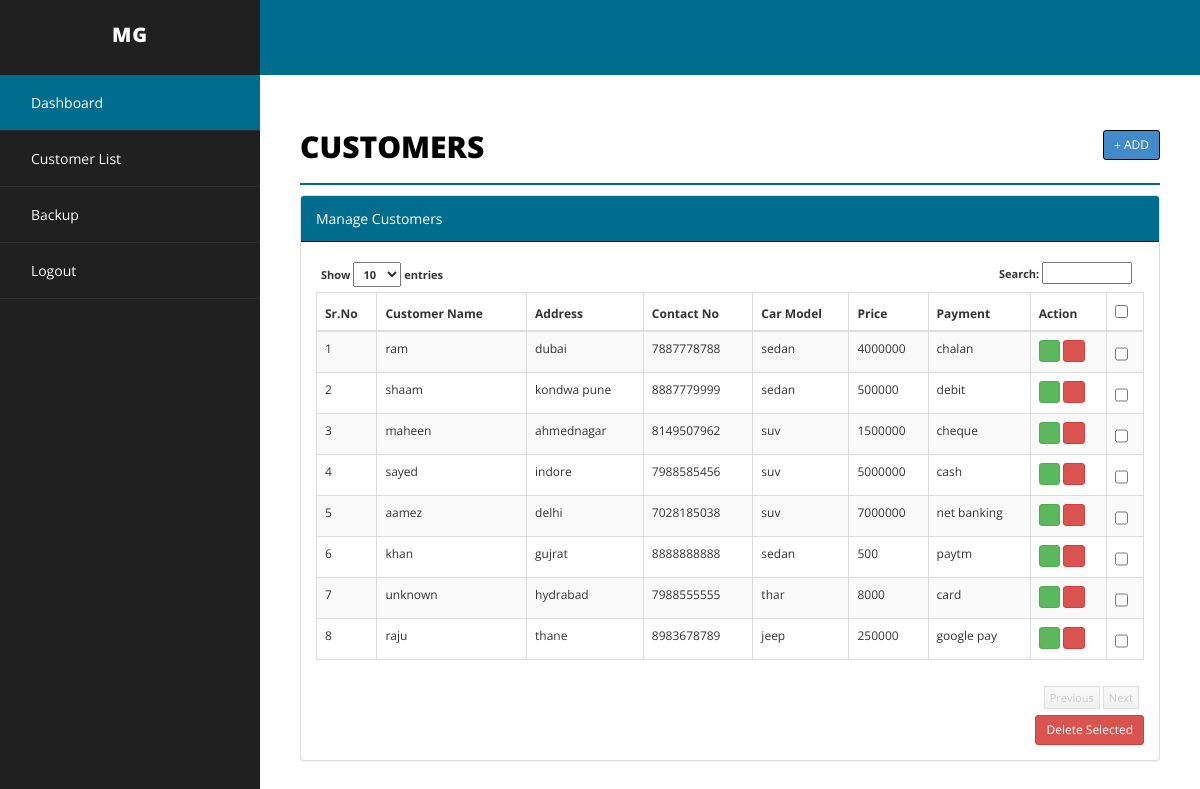
Page /customer.php (signed in) on the committed database.
### tables this page shows
CREATE TABLE `customer` (
  `id` int(255) NOT NULL,
  `cname` varchar(255) NOT NULL,
  `address` varchar(255) NOT NULL,
  `contact` varchar(255) NOT NULL,
  `model` varchar(255) NOT NULL,
  `price` varchar(255) NOT NULL,
  `payment` varchar(255) NOT NULL,
  `delete_status` enum('0','1') NOT NULL DEFAULT '0'
);

### customer.php (the view, shortened to what this page needs)
<?php
include("php/dbconnect.php");
$id="";
$cname='';
$address='';
$contact='';
$model='';
$price = '';
$payment='';
$action = "add";
?>
<!DOCTYPE html>
<html xmlns="http://www.w3.org/1999/xhtml">
<head>
    <link href="css/bootstrap.css" rel="stylesheet" />
    <link href="css/font-awesome.css" rel="stylesheet" />
    <link href="css/basic.css" rel="stylesheet" />
    <link href="css/custom.css" rel="stylesheet" />
	<link href="css/ui.css" rel="stylesheet" />
	<link href="css/datepicker.css" rel="stylesheet" />
</head>
<?php
include("php/header.php");
?>
        <div id="page-wrapper">
            <div id="page-inner">
                <div class="row">
                    <div class="col-md-12">
                        <h1 class="page-head-line">Customers
						<?php
						echo (isset($_GET['action']) && @$_GET['action']=="add" || @$_GET['action']=="edit")?
						' <a href="customer.php" class="btn btn-primary btn-sm pull-right">Back <i class="glyphicon glyphicon-arrow-right"></i></a>':'<a href="customer.php?action=add" class="btn btn-primary btn-sm pull-right"><i class="glyphicon glyphicon-plus"></i> Add </a>';
						?>
						</h1>
                    </div>
                </div>
        <?php
		 if(isset($_GET['action']) && @$_GET['action']=="add" || @$_GET['action']=="edit")
		 {
		?>
			<script type="text/javascript" src="js/validation/jquery.validate.min.js"></script>
                <div class="row">
                    <div class="col-sm-10 col-sm-offset-1">
               			<div class="panel panel-primary">
                        <div class="panel-heading">
                           <?php echo ($action=="add")? "Add Customer": "Edit Customer"; ?>
                        </div>
						<form action="customer.php" method="post" id="signupForm1" class="form-horizontal">
                        <div class="panel-body">
						<fieldset class="scheduler-border" >
						 <legend  class="scheduler-border">Customer Information:</legend>
						<div class="form-group">
								<label class="col-sm-2 control-label" for="Old">Name</label>
								<div class="col-sm-10">
									<input type="text" class="form-control" id="cname" name="cname" value="<?php echo $cname;?>"  />
								</div>
							</div>
						<div class="form-group">
								<label class="col-sm-2 control-label" for="Old">Address</label>
								<div class="col-sm-10">
									<input type="text" class="form-control" id="address" name="address" value="<?php echo $address;?>" />
								</div>
							</div>
							<div class="form-group">
								<label class="col-sm-2 control-label" for="Old">Contact</label>
								<div class="col-sm-10">
									<input type="text" class="form-control" id="contact" name="contact" value="<?php echo $contact;?>" maxlength="10" />
								</div>
							</div>
						 </fieldset>
							<fieldset class="scheduler-border" >
						 <legend  class="scheduler-border">Car Information:</legend>
						<div class="form-group">
								<label class="col-sm-2 control-label" for="Old">Car Model </label>
								<div class="col-sm-10">
									<input type="text" class="form-control" id="model" name="model" value="<?php echo $model;?>" />
								</div>
						</div>
						<div class="form-group">
								<label class="col-sm-2 control-label" for="Old">Price </label>
								<div class="col-sm-10">
									<input type="text" class="form-control" id="price" name="price" value="<?php echo $price;?>" />
								</div>
						</div>
						<div class="form-group">
								<label class="col-sm-2 control-label" for="Old">Payment </label>
								<div class="col-sm-10">
									<input type="text" class="form-control" id="payment" name="payment" value="<?php echo $payment;?>" />
								</div>
						</div>
							</fieldset>
						<div class="form-group">
								<div class="col-sm-8 col-sm-offset-2">
								<input type="hidden" name="id" value="<?php echo $id;?>">
								<input type="hidden" name="action" value="<?php echo $action;?>">
									<button type="submit" name="save" class="btn btn-primary">Save </button>
								</div>
							</div>
                         </div>
							</form>
                        </div>
                            </div>
                </div>
		<script type="text/javascript">
		if($("#signupForm1").length > 0)
         {
		 <?php if($action=='add')
		 {
		 ?>
			$( "#signupForm1" ).validate( {
				rules: {
					cname: "required",
					address: "required",
					contact: "required",
					payment: "required",
					contact: {
						required: true,
						digits: true
					},
				},
			<?php
			}else
			{
			?>
			$( "#signupForm1" ).validate( {
				rules: {
					cname: "required",
					address: "required",
					contact: "required",
					payment: "required",
					contact: {
						required: true,
						digits: true
					}
				},
			<?php
			}
			?>
				errorElement: "em",
				errorPlacement: function ( error, element ) {
					// Add the `help-block` class to the error element
					error.addClass( "help-block" );
					// Add `has-feedback` class to the parent div.form-group
					// in order to add icons to inputs
					element.parents( ".col-sm-10" ).addClass( "has-feedback" );
					if ( element.prop( "type" ) === "checkbox" ) {
						error.insertAfter( element.parent( "label" ) );
					} else {
						error.insertAfter( element );
					}
					// Add the span element, if doesn't exists, and apply the icon classes to it.
					if ( !element.next( "span" )[ 0 ] ) {
						$( "<span class='glyphicon glyphicon-remove form-control-feedback'></span>" ).insertAfter( element );
					}
				},
				success: function ( label, element ) {
					// Add the span element, if doesn't exists, and apply the icon classes to it.
					if ( !$( element ).next( "span" )[ 0 ] ) {
						$( "<span class='glyphicon glyphicon-ok form-control-feedback'></span>" ).insertAfter( $( element ) );
					}
				},
				highlight: function ( element, errorClass, validClass ) {
					$( element ).parents( ".col-sm-10" ).addClass( "has-error" ).removeClass( "has-success" );
					$( element ).next( "span" ).addClass( "glyphicon-remove" ).removeClass( "glyphicon-ok" );
				},
				unhighlight: function ( element, errorClass, validClass ) {
					$( element ).parents( ".col-sm-10" ).addClass( "has-success" ).removeClass( "has-error" );
					$( element ).next( "span" ).addClass( "glyphicon-ok" ).removeClass( "glyphicon-remove" );
				}
			} );
			}
		} );
	</script>
		<?php
		}else{
		?>
		 <link href="css/datatable/datatable.css" rel="stylesheet" />
		<div class="panel panel-default">
                        <div class="panel-heading">
                            Manage Customers
                        </div>
                        <div class="panel-body">
                            <div class="table-sorting table-responsive">
                                <table class="table table-striped table-bordered table-hover" id="tSortable22">
                                    <thead>
                                        <tr>
                                            <th>Sr.No</th>
                                            <th>Customer Name</th>
                                            <th>Address</th>
                                            <th>Contact No</th>
											<th>Car Model</th>
											<th>Price</th>
											<th>Payment</th>
											<th>Action</th>
											<th>
                                        		<input type="checkbox" id="checkAll">
                                        	</th>
                                        </tr>
                                    </thead>
                                    <tbody>
									<?php
									$sql = "select * from customer where delete_status='0'";
									$q = $conn->query($sql);
									$i=1;
									while($r = $q->fetch_assoc())
									{
									echo '<tr>
                                            <td>'.$i.'</td>
                                            <td>'.$r['cname'].'</td>
                                            <td>'.$r['address'].'</td>
                                            <td>'.$r['contact'].'</td>
											<td>'.$r['model'].'</td>
											<td>'.$r['price'].'</td>
											<td>'.$r['payment'].'</td>
											<td><a href="customer.php?action=edit&id='.$r['id'].'" class="btn btn-success btn-xs"><span class="glyphicon glyphicon-edit"></span></a>
											<a onclick="return confirm(\'Are you sure you want to delete this record\');" href="customer.php?action=delete&id='.$r['id'].'" class="btn btn-danger btn-xs"><span class="glyphicon glyphicon-remove"></span></a> </td>
											<td><input class="checkbox" type="checkbox" id="'.$r['id'].'" name="'.$r['id'].'"></td>
                                        </tr>';
										$i++;
									}
									?>
                                    </tbody>
                                </table>
                                <br/>
                                <button type="button" class="btn btn-danger btn-sm pull-right" id="delete">Delete Selected </button>
                            </div>
                        </div>
                    </div>
		<?php
		}
		?>
            </div>
        </div>
    </div>
</body>
</html>

### php/header.php (shortened to what this page needs)
<body>
    <div id="wrapper">
        <nav class="navbar navbar-default navbar-cls-top " role="navigation" style="margin-bottom: 0">
            <div class="navbar-header">
                <a class="navbar-brand" href="index.php">MG</a>
            </div>
        </nav>
        <nav class="navbar-default navbar-side" role="navigation">
            <div class="sidebar-collapse">
                <ul class="nav" id="main-menu">
                    <li>
                        <a class="active-menu" href="index.php"><i class="fa fa-dashboard "></i>Dashboard</a>
                    </li>
					 <li>
                        <a href="customer.php"><i class="fa fa-file-text "></i>Customer List</a>
                    </li>
					 <li>
                        <a href="backup.php"><i class="fa fa-cogs "></i>Backup</a>
                    </li>
					 <li>
                        <a href="logout.php"><i class="fa fa-power-off "></i>Logout</a>
                    </li>
                </ul>
            </div>
        </nav>

### css/basic.css (style rules this page uses)
body { font-family: 'Open Sans', sans-serif; line-height:25px; }
#wrapper { width: 100%; background: #202020; }
#page-wrapper { padding: 15px 15px; min-height: 600px; background: #F3F3F3; }
#page-inner { width: 100%; margin: 10px 20px 10px 0px; background-color: #fff!important; padding: 10px; min-height: 1200px; }
.page-head-line { font-size: 30px; text-transform: uppercase; color: #000; font-weight: 800; padding-bottom: 20px; border-bottom: 2px solid #006d8e; margin-bottom: 10px; }
.navbar-cls-top .navbar-brand { color: #fff; background: #000; width: 260px; text-align: center; height: 75px; font-size: 20px; letter-spacing: 1px; font-weight: 900; padding-top: 25px; text-transform:uppercase; }
.active-menu { background-color: #006d8e!important; }
.sidebar-collapse, .sidebar-collapse .nav { background: none; }
.sidebar-collapse .nav { padding: 0; }
.sidebar-collapse .nav > li > a { color: #fff; background: #202020; text-shadow: none; padding: 15px 40px; border-bottom: 1px solid #2F2E31; }
.sidebar-collapse > .nav > li > a { padding: 15px 10px; }
.navbar-side { border: none; background-color: #202020; }
.navbar-cls-top { background: #006d8e; border-bottom: none; }
.navbar-default { border: 0px solid black; }
.navbar-header { background: #000000; }
.nav > li > a > i { margin-right: 10px; }
@media (min-width:768px) { #page-wrapper { margin: 0 0 0 260px; padding: 15px 30px; min-height: 1200px; background-color: #fff; } }
@media (min-width:768px) { .navbar-side { z-index: 1; position: absolute; width: 260px; } }
@media (min-width:768px) { .navbar { border-radius: 0px; } }

### css/datatable/datatable.css (style rules this page uses)
.dataTable { float: left; }
.table-sorting { padding: 0px; position: relative; font-size: 12px; background-color: #FFF; }
.table-sorting .table { border-top: 1px solid #DDD; border-bottom: 1px solid #DDD; }
.table-sorting .sorting_asc { background: url('../../img/datatable/sort_asc.png') no-repeat center right; cursor: pointer; }
.table-sorting .sorting { background: url('../../img/datatable/sort_both.png') no-repeat center right; cursor: pointer; }

### rows in the picture
customer: cname "ram", address "dubai", contact "7887778788", model "sedan", price "4000000", payment "chalan"
customer: cname "shaam", address "kondwa pune", contact "8887779999", model "sedan", price "500000", payment "debit"
customer: cname "maheen", address "ahmednagar", contact "8149507962", model "suv", price "1500000", payment "cheque"
customer: cname "sayed", address "indore", contact "7988585456", model "suv", price "5000000", payment "cash"
customer: cname "aamez", address "delhi", contact "7028185038", model "suv", price "7000000", payment "net banking"
customer: cname "khan", address "gujrat", contact "8888888888", model "sedan", price "500", payment "paytm"
customer: cname "unknown", address "hydrabad", contact "7988555555", model "thar", price "8000", payment "card"
customer: cname "raju", address "thane", contact "8983678789", model "jeep", price "250000", payment "google pay"
